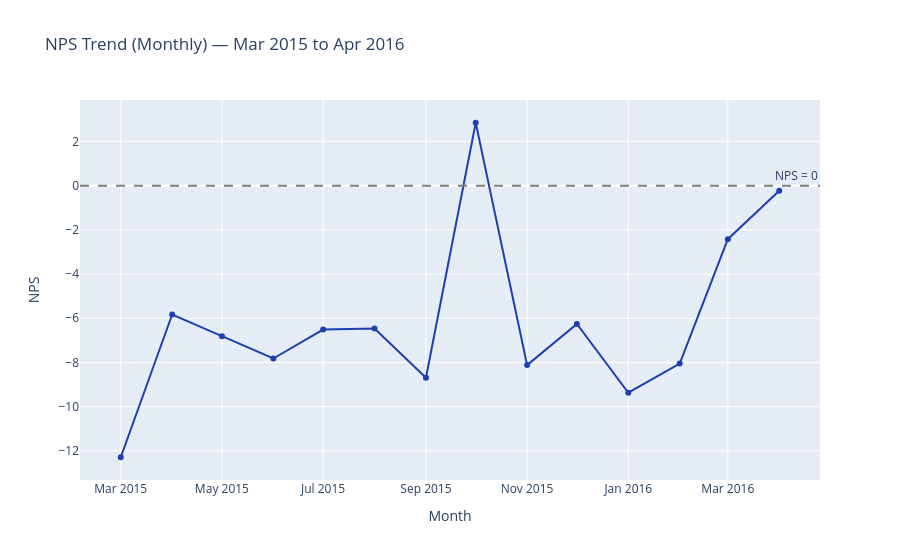

Write notebook code for a chart like this one.
### Markdown cell above
## 9. NPS Trend Over Time

### Code cell
trend = nps_trend(df_banking, date_col="date_received", freq="M")
print(f"Dataset spans: {trend['period'].iloc[0]} to {trend['period'].iloc[-1]} ({len(trend)} months)")
print(f"NPS range: {trend['nps'].min():.2f} to {trend['nps'].max():.2f}")

fig = px.line(
    trend, x="period", y="nps",
    title="NPS Trend (Monthly) — Mar 2015 to Apr 2016",
    labels={"period": "Month", "nps": "NPS"},
    markers=True,
    color_discrete_sequence=["#1e40af"],
)
fig.add_hline(y=0, line_dash="dash", line_color="gray", annotation_text="NPS = 0")
fig.show()

### Figure 1 — Plotly figure (JSON) as saved in the notebook; plotly's stock layout.template omitted (floating-point values rounded to 4 significant figures)
{"data": [{"hovertemplate": "Month=%{x}<br>NPS=%{y}<extra></extra>", "legendgroup": "", "line": {"color": "#1e40af", "dash": "solid"}, "marker": {"symbol": "circle"}, "mode": "lines+markers", "name": "", "orientation": "v", "showlegend": false, "type": "scatter", "x": ["2015-03", "2015-04", "2015-05", "2015-06", "2015-07", "2015-08", "2015-09", "2015-10", "2015-11", "2015-12", "2016-01", "2016-02", "2016-03", "2016-04"], "xaxis": "x", "y": [-12.29, -5.83, -6.81, -7.82, -6.51, -6.46, -8.69, 2.85, -8.12, -6.26, -9.37, -8.05, -2.42, -0.23], "yaxis": "y"}], "layout": {"annotations": [{"showarrow": false, "text": "NPS = 0", "x": 1, "xanchor": "right", "xref": "x domain", "y": 0, "yanchor": "bottom", "yref": "y"}], "legend": {"tracegroupgap": 0}, "shapes": [{"line": {"color": "gray", "dash": "dash"}, "type": "line", "x0": 0, "x1": 1, "xref": "x domain", "y0": 0, "y1": 0, "yref": "y"}], "title": {"text": "NPS Trend (Monthly) — Mar 2015 to Apr 2016"}, "xaxis": {"anchor": "y", "domain": [0, 1], "title": {"text": "Month"}}, "yaxis": {"anchor": "x", "domain": [0, 1], "title": {"text": "NPS"}}}}
